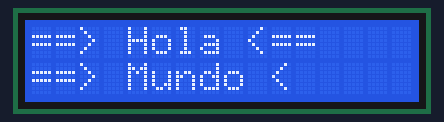
Bench run of a sketch on a simulated Arduino Uno, built with avr-gcc and run on an emulated ATmega328P. Shown: 16×2 character LCD.

Above: at 0.1 s.
At 0.6 s:
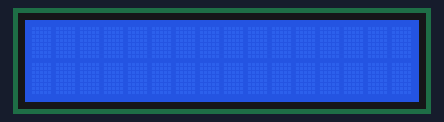

The sketch:

test_lcd.ino
```cpp
/*
 Board I2C / TWI pins
Uno       =   A4 (SDA), A5 (SCL)
Mega2560  =   20 (SDA), 21 (SCL)
Leonardo  =   2 (SDA), 3 (SCL)
Due       =   20 (SDA), 21 (SCL), SDA1, SCL1

esta configuracion de estos pines se encuentran dentro de la librería "wire" mas info: https://www.arduino.cc/en/Reference/Wire
 */

#include <LiquidCrystal_I2C.h>  //DESCARGAR LIBRERÍA:https://github.com/ELECTROALL/Codigos-arduino/blob/master/LiquidCrystal_I2C.zip

LiquidCrystal_I2C lcd(0x27, 16, 2);  // Opciones-> (0x3f,16,2) || (0x27,16,2)  ||(0x20,16,2)

void setup() {
  lcd.init();
  lcd.backlight();
  lcd.clear();
  lcd.setCursor(0, 0);
  lcd.print("==> Hola <==");
  lcd.setCursor(0, 1);
  lcd.print("==> Mundo <");
}

void loop() {
  lcd.display();
  delay(500);
  lcd.noDisplay();
  delay(500);
}
```

Measured:
- what the display in image 1 shows lasts 0.5 s, from 0.6 s to 1.1 s
